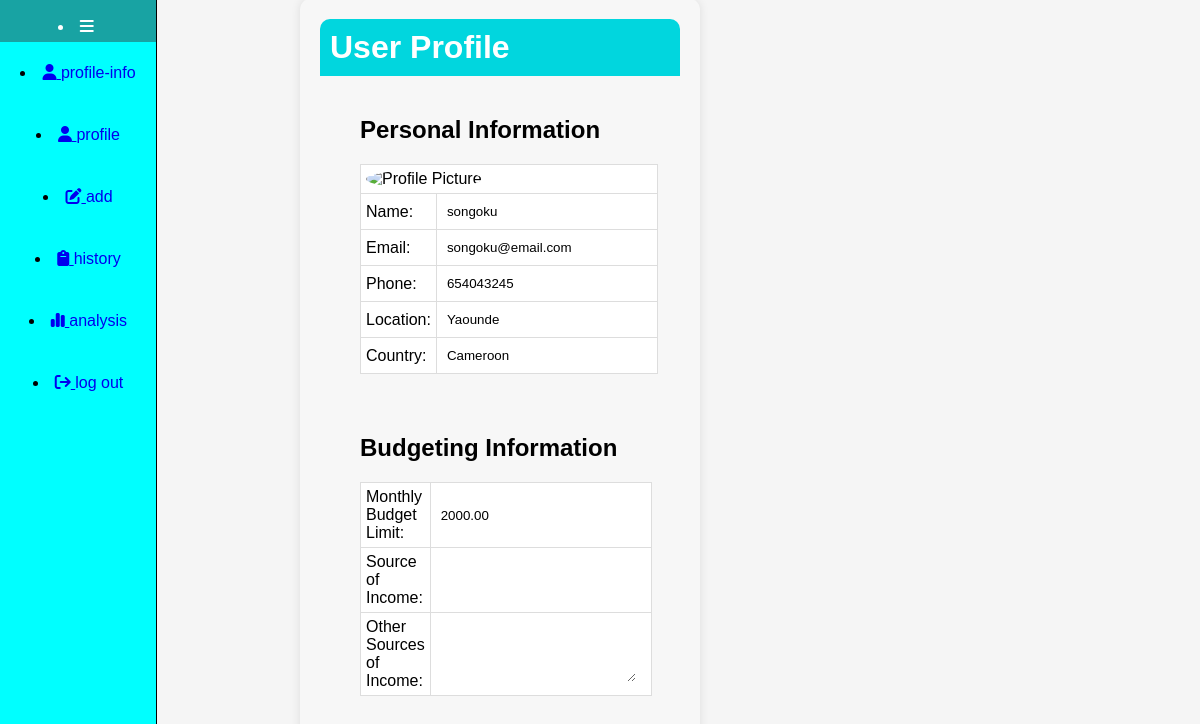
The app's page /profile/ (signed in) with its own data.
### small_app/models.py (models this page shows)
class UserDetail(models.Model):
    user = models.ForeignKey(User, on_delete=models.CASCADE, null=True)
    name = models.CharField(max_length= 50, null = True)
    email = models.EmailField(unique=True, null = True)
    telephone = models.CharField(max_length=20, null = True)
    location = models.CharField(max_length=20, null = True)
    country = models.CharField(max_length=20, null = True)
    budgetmonthly = models.DecimalField(max_digits=10, decimal_places=2, null = True)
    source_of_income = models.CharField(max_length=100, null = True)
    other_sources = models.CharField(max_length=100, null = True)

### small_app/views.py (the view)
# urls.py: path('profile/', views.profileDisplay, name='profile-display'),
@login_required
def profileDisplay(request):
    user_detail = UserDetail.objects.get(user_id=request.user.id)
    return render(request, 'profiledisplay.html', {'user_detail': user_detail})

### small_app/templates/profiledisplay.html (shortened to what this page needs)
{% load static %}
<!DOCTYPE html>
<html lang="en">
<head>
    <link rel="stylesheet" href="https://use.fontawesome.com/releases/v5.8.1/css/all.css"
 />
    <link rel="stylesheet" href="{% static 'CSS/profiledisplay.css' %}">
</head>
<body>
    {% include 'nav.html' %}
    <body>
        <div class="profile-container">
          <div class="profile-header">
            <h1>User Profile</h1>
          </div>
          <div id="profile-info">
            <section>
              <h2>Personal Information</h2>
              <table id="sect2">
                <tr>
                  <td colspan="2"><img id="profile-picture" src="" width="100" height="100" alt="Profile Picture"></td>
                </tr>
                <tr>
                  <td><label>Name:</label></td>
                  <td><input type="text" id="name" style="width: 200px;" readonly value="{{user_detail.name}}"></td>
                </tr>
                <tr>
                  <td><label>Email:</label></td>
                  <td><input type="email" id="email" style="width: 200px;" readonly value="{{user_detail.email}}"></td>
                </tr>
                <tr>
                  <td><label>Phone:</label></td>
                  <td><input type="text" id="phone" style="width: 200px;" readonly value="{{user_detail.telephone}}"></td>
                </tr>
                <tr>
                  <td><label>Location:</label></td>
                  <td><input type="text" id="location" style="width: 200px;" readonly value="{{user_detail.location}}"></td>
                </tr>
                <tr>
                  <td><label>Country:</label></td>
                  <td><input type="text" id="country" style="width: 200px;" readonly value="{{user_detail.country}}"></td>
                </tr>
              </table>
            </section>
            <section id="sect2">
              <h2>Budgeting Information</h2>
              <table>
                <tr>
                  <td><label>Monthly Budget Limit:</label></td>
                  <td><input type="number" id="budget-limit" style="width: 200px;" readonly value="{{user_detail.budgetmonthly}}"></td>
                </tr>
                <tr>
                  <td><label>Source of Income:</label></td>
                  <td><input type="text" id="source-income" style="width: 200px;" readonly value="{{user_detail.source_of_income}}"></td>
                </tr>
                <tr>
                  <td><label>Other Sources of Income:</label></td>
                  <td><textarea id="other-sources" style="width: 200px; height: 60px;" readonly value="{{user_detail.other_sources}}"></textarea></td>
                </tr>
              </table>
            </section>
          </div>
        </div>
</body>
</html>

### small_app/static/CSS/profiledisplay.css (style rules this page uses)
body { font-family: Arial, sans-serif; background-color: whitesmoke; }
.profile-container { width: 30%; position: absolute; top: -5%; left: 25%; height: 90vh; margin: 40px auto; background-color: #F7F7F7; padding: 20px; border-radius: 10px; box-shadow: 0 0 10px rgba(0, 0, 0, 0.1); }
.profile-header { background-color: #01d6de; color: #FFFFFF; padding: 10px; border-radius: 10px 10px 0 0; }
.profile-header h1 { margin: 0; }
#profile-info { padding: 20px; }
table { width: 100%; border-collapse: collapse; background-color: #FFFFFF; border: 1px solid #ddd; border-radius: 10px; }
th, td { border: 1px solid #ddd; padding: 5px; text-align: left; background-color: #FFFFFF; }
input[type="text"], input[type="email"], input[type="number"] { border: none; border-radius: 5px; padding: 5px; width: 100%; background-color: #FFFFFF; }
textarea { border: none; border-radius: 5px; padding: 0px; width: 100%; height: 60px; background-color: #FFFFFF; }
section { margin-bottom: 20px; padding: 20px; }
h2 { margin-top: 0; position: relative; bottom: 10%; }
#profile-picture { border-radius: 50%; margin: 0 auto; }

### records on screen
UserDetail: name "songoku", email "songoku@email.com", telephone "654043245", location "Yaounde", country "Cameroon", budgetmonthly "2000.00"
